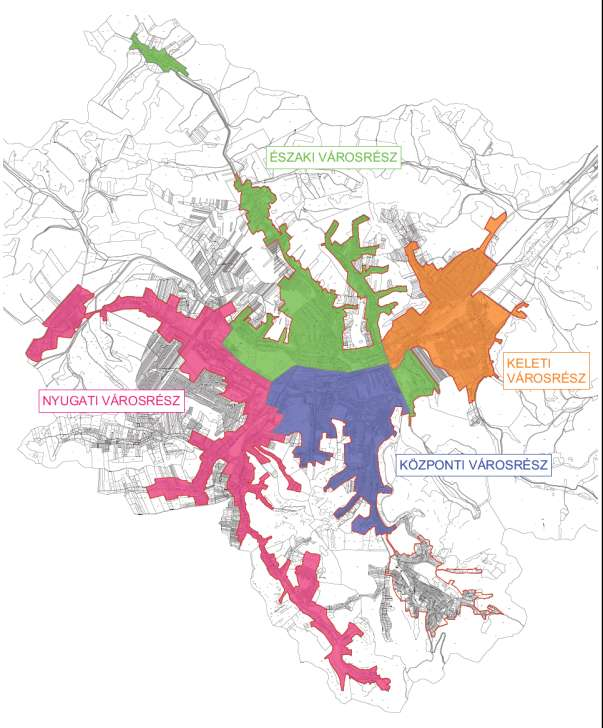
#> input picture data/neighborhoods/expansion-20261114-next/miskolc-ozd/ozd-2015-p247-0.jpeg, 603 x 728 px
$ python extract-ozd2015-native.py
#> lines starting #> are read from the running program, lines starting #| are printed output that depends on the picture; after the words box and inside, x2 and y2 are one past the last pixel; in counts of white or black regions, pixels touching at a corner belong together
#!/usr/bin/env python3
"""Retain all four source-map outlines in pixel space, without inventing georeferencing."""
from pathlib import Path
import json,hashlib
import numpy as np
from PIL import Image
from scipy import ndimage
from shapely.geometry import box,mapping
from shapely.ops import unary_union
HERE=Path(__file__).resolve().parent
source=HERE/'ozd-2015-p247-0.jpeg'
a=np.asarray(Image.open(source).convert('RGB')).astype(float);r,g,b=a[:,:,0],a[:,:,1],a[:,:,2]
#> after `r, g, b = (a[:, :, 0], a[:, :, 1], a[:, :, 2])`:
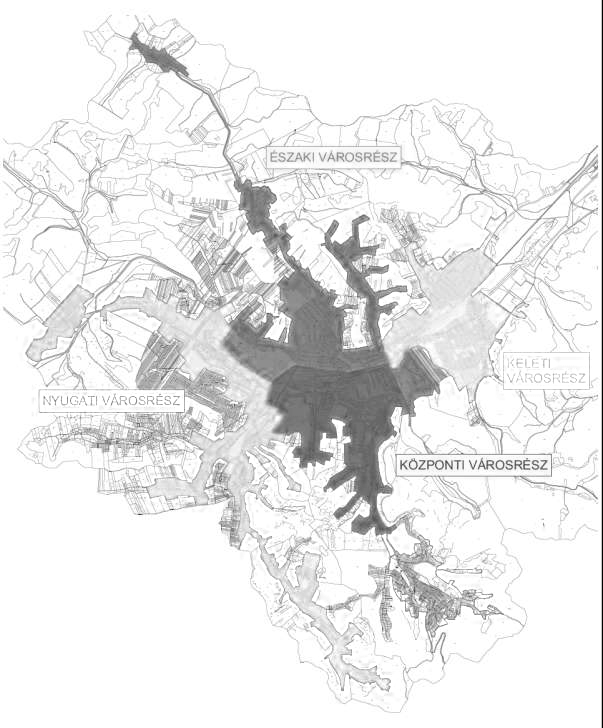
#> r: shape (728, 603) float64; min 0, max 255, mean 234.5
#> after `r, g, b = (a[:, :, 0], a[:, :, 1], a[:, :, 2])`:
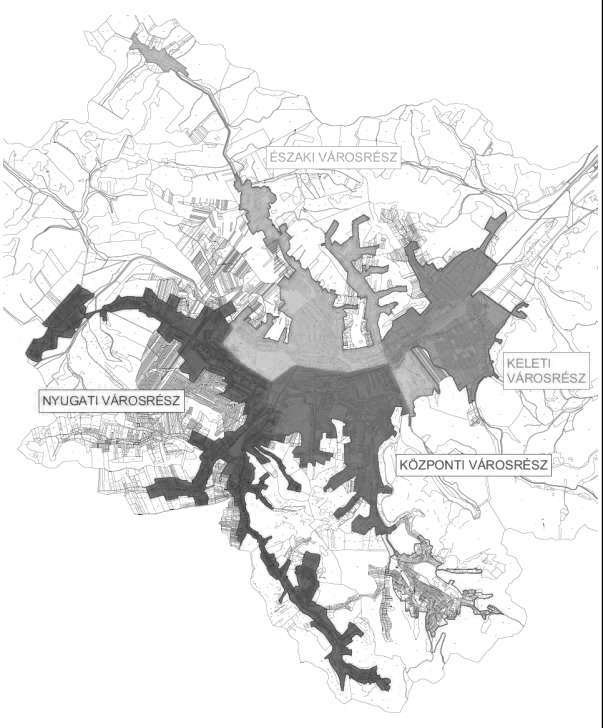
#> g: shape (728, 603) float64; min 0, max 255, mean 227.7
#> after `r, g, b = (a[:, :, 0], a[:, :, 1], a[:, :, 2])`:
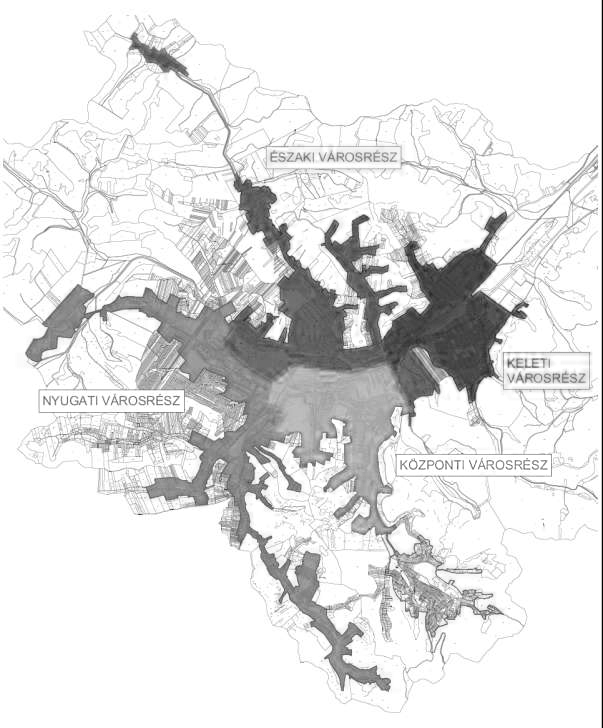
#> b: shape (728, 603) float64; min 0, max 255, mean 226.4
masks={'Központi városrész':(b>r*1.15)&(b>g*1.12)&(b>100)&(r<190),
 'Keleti városrész':(r>190)&(g>100)&(g<205)&(b<145),
 'Északi városrész':(g>r*1.06)&(g>b*1.12)&(g>105)&(r>70),
 'Nyugati városrész':(r>145)&(r>g*1.35)&(r>b*1.1)&(b>g*1.12)&(b>80)}
# Exclude four coloured legends; these are labels rather than mapped territories.
legend_boxes=[(260,145,410,170),(25,390,185,418),(498,350,600,395),(395,445,585,480)]
features=[]
for name,mask in masks.items():
 for x0,y0,x1,y1 in legend_boxes: mask[y0:y1,x0:x1]=False
 mask=ndimage.binary_closing(mask,structure=np.ones((3,3)))
 labels,count=ndimage.label(mask);areas=np.bincount(labels.ravel());mask=np.isin(labels,np.flatnonzero(areas>200));mask[labels==0]=False
 # Small unreadable printed strokes are bridged; larger genuine uncoloured holes remain.
 holes=ndimage.binary_fill_holes(mask)&~mask;hlabels,_=ndimage.label(holes);hs=np.bincount(hlabels.ravel());mask|=np.isin(hlabels,np.flatnonzero((hs>0)&(hs<=40)))&(hlabels!=0)
 pieces=[]
 for y,row in enumerate(mask):
  edges=np.flatnonzero(np.diff(np.r_[False,row,False].astype(int)))
  pieces.extend(box(x0-.5,y-.5,x1-.5,y+.5) for x0,x1 in zip(edges[::2],edges[1::2]))
 geom=unary_union(pieces);assert geom.is_valid
 features.append({'type':'Feature','properties':{'municipality':'Ózd','name':name,'coordinateReferenceSystem':'NOT_GEOGRAPHIC_SOURCE_IMAGE_PIXELS','sourcePage':247,'sourceYear':2015,'nativePixelMaskConstruction':'Colour mask, 1px gap closing, components>200pixels; coloured legends excluded, holes<=40pixels filled. Not georeferenced; do not import into WGS84 application catalogue.','sourceImageSha256':hashlib.sha256(source.read_bytes()).hexdigest()},'geometry':mapping(geom)})
#> this loop made 4 passes
#> (name, count) on passes 2 to 4: ('Keleti városrész', 396), ('Északi városrész', 24), ('Nyugati városrész', 19)
#> (name, count, areas) on pass 1: ('Központi városrész', 2, [428342, 10594, 48])
#> pass 1, `mask=ndimage.binary_closing(mask,structure=np.ones((3,3)))`:
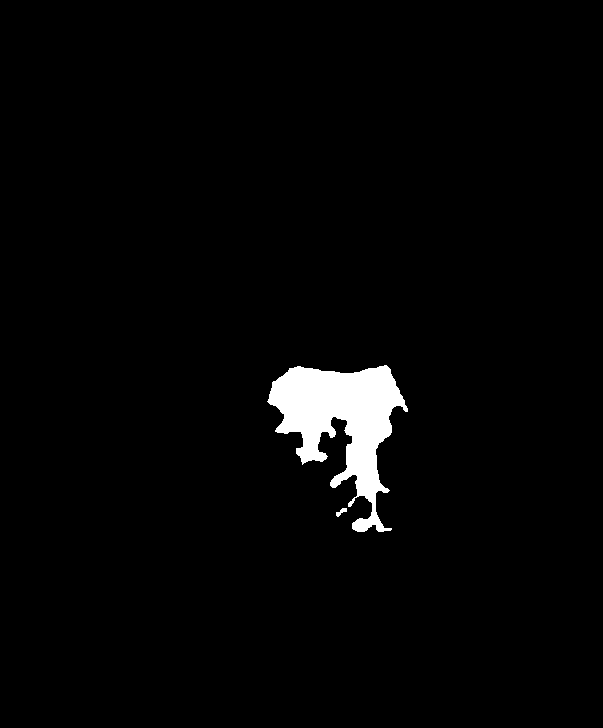
#> mask: shape (728, 603) bool; 2.4% white; 2 white regions, box (x1, y1, x2, y2) and area: (267, 365, 408, 532) 10594, (336, 508, 347, 517) 48
#> pass 1, `labels, count = ndimage.label(mask)`:
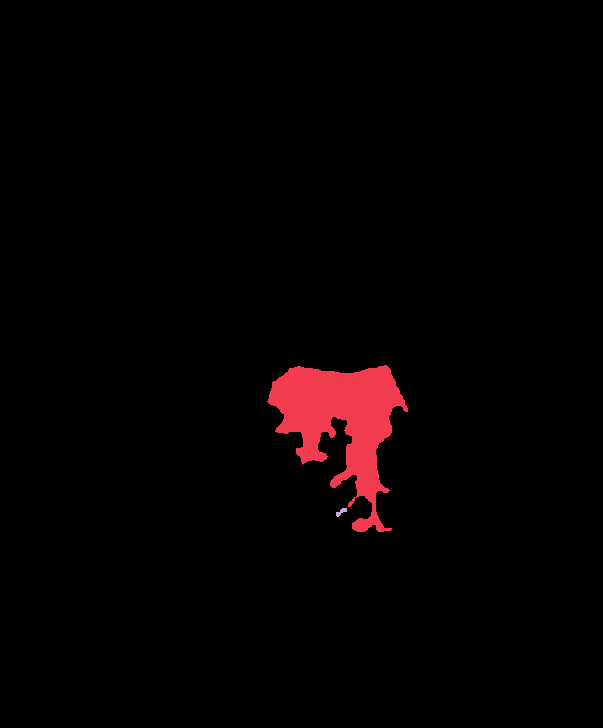
#> labels: shape (728, 603) int32; 3 distinct labels, from 0 to 2; one colour per label, 0 black
#> pass 1, `mask = np.isin(labels, np.flatnonzero(areas > 200))`:
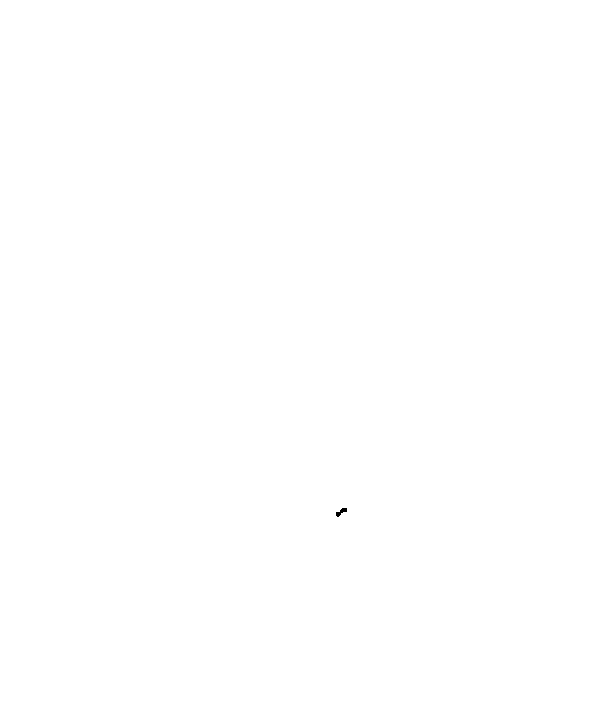
#> mask: shape (728, 603) bool; 100% white; 1 black region, box (x1, y1, x2, y2) and area: (336, 508, 347, 517) 48
#> after the loop: hlabels: shape (728, 603) int32; every value is 0
#> after the loop:
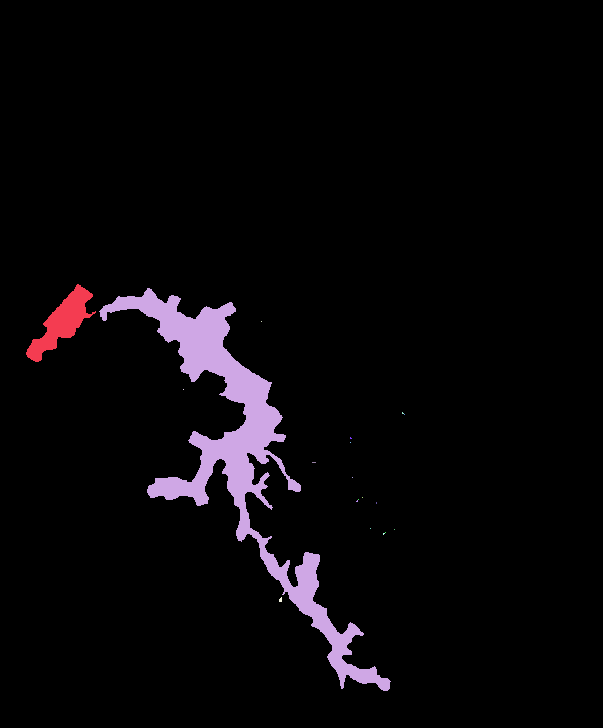
#> labels: shape (728, 603) int32; 20 distinct labels, from 0 to 19; one colour per label, 0 black
#> after the loop, features = 4 items
(HERE/'ozd-2015-native-pixel-polygons.geojson').write_text(json.dumps({'type':'FeatureCollection','coordinateReferenceSystem':'NOT_GEOGRAPHIC_PIXELS','features':features},ensure_ascii=False,separators=(',',':'))+'\n')
print('Retained4source outlines in explicitnon-geographicpixelspace;notcandidateWGS84.')

$ run again, with data/neighborhoods/expansion-20261114-next/miskolc-ozd/ozd-map-p45.jpeg copied over data/neighborhoods/expansion-20261114-next/miskolc-ozd/ozd-2015-p247-0.jpeg
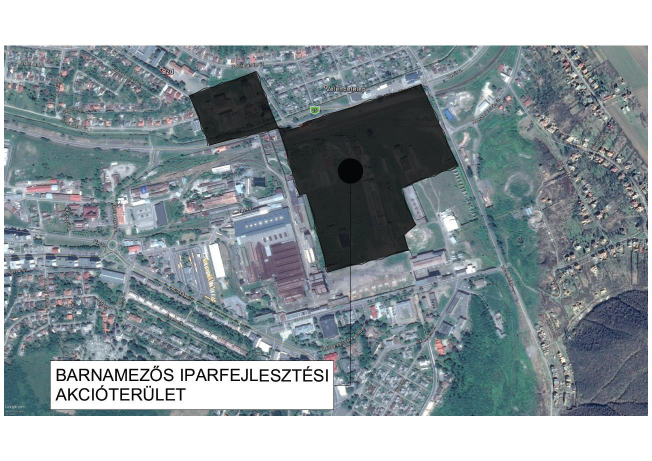
#> input picture data/neighborhoods/expansion-20261114-next/miskolc-ozd/ozd-map-p45.jpeg, 1303 x 921 px (shown at 1/2 size)
#> the loop `for name,mask in masks.items():` made 4 passes
#> (name, count, hs) on passes 2 to 4: ('Keleti városrész', 24, [1200063]), ('Északi városrész', 75, [1200030, 33]), ('Nyugati városrész', 18, [1200063])
#> pass 1, `mask = np.isin(labels, np.flatnonzero(areas > 200))`:
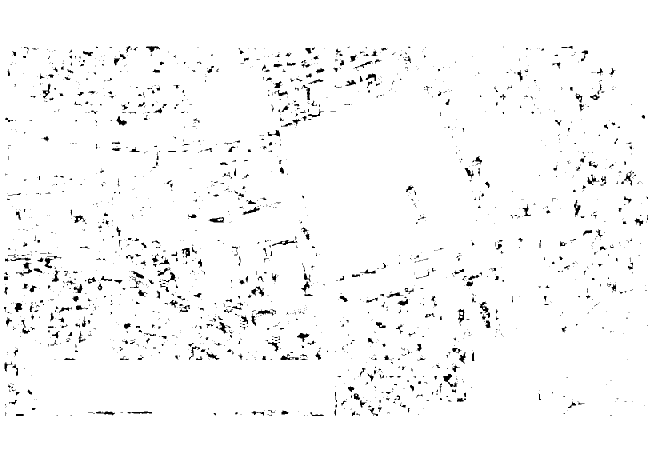
#> mask: shape (921, 1303) bool (shown at 1/2 size); 97.4% white; 1843 black regions (1412 under 20 px), largest, box (x1, y1, x2, y2) and area: (886, 748, 915, 774) 248, (32, 525, 64, 552) 228, (417, 434, 448, 445) 196
#> pass 1, `holes = ndimage.binary_fill_holes(mask) & ~mask`:
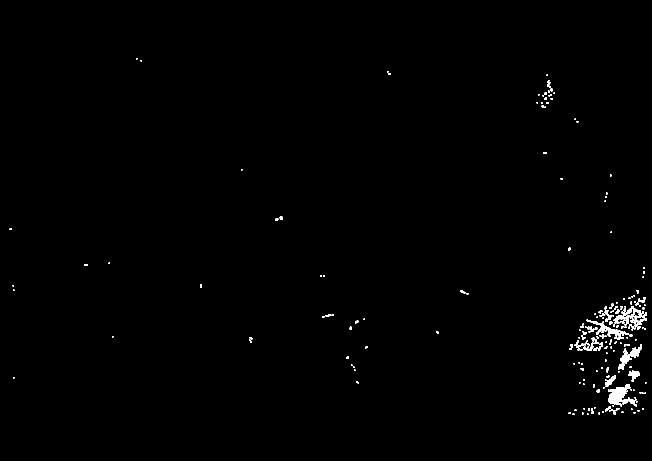
#> holes: shape (921, 1303) bool (shown at 1/2 size); 0.7% white; 213 white regions (131 under 20 px), largest, box (x1, y1, x2, y2) and area: (1216, 768, 1274, 813) 1258, (1227, 613, 1294, 653) 958, (1236, 688, 1284, 740) 793
#> after the loop `for name,mask in masks.items():`: features = 4 items
